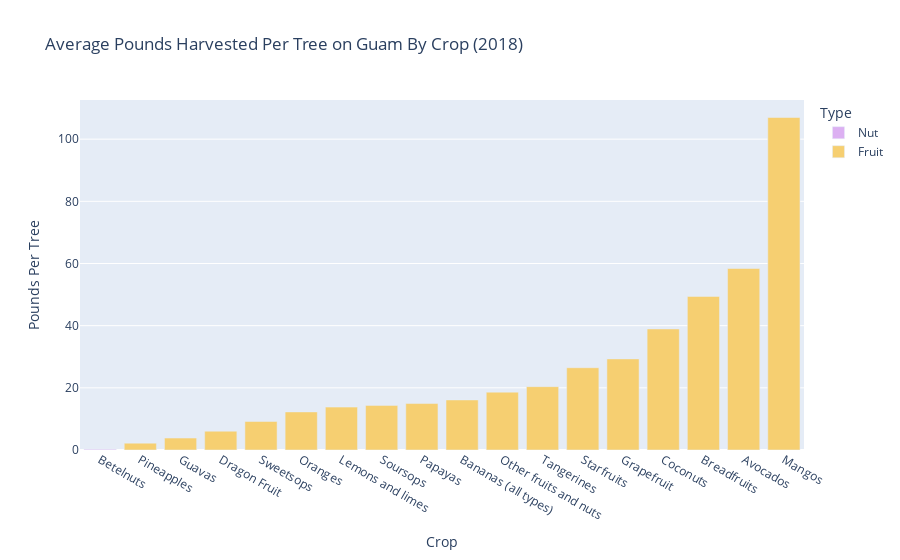

Here is the notebook cell this chart was saved with:
### Code cell
df['Pounds Per Tree'] = df['Pounds Harvested'] / df['Trees']

fig = px.bar(df[df['Pounds Per Tree'].notna()].sort_values(by='Pounds Per Tree'),
             x='Crop',
             y='Pounds Per Tree',
             title="Average Pounds Harvested Per Tree on Guam By Crop (2018)",
             color='Type',
             color_discrete_map=type_color_map)
fig.show()

### Figure 1 — Plotly figure (JSON) as saved in the notebook; plotly's stock layout.template omitted (floating-point values rounded to 4 significant figures)
{"data": [{"alignmentgroup": "True", "hovertemplate": "Type=Nut<br>Crop=%{x}<br>Pounds Per Tree=%{y}<extra></extra>", "legendgroup": "Nut", "marker": {"color": "rgb(220, 176, 242)", "pattern": {"shape": ""}}, "name": "Nut", "offsetgroup": "Nut", "orientation": "v", "showlegend": true, "textposition": "auto", "type": "bar", "x": ["Betelnuts"], "xaxis": "x", "y": [0.2228], "yaxis": "y"}, {"alignmentgroup": "True", "hovertemplate": "Type=Fruit<br>Crop=%{x}<br>Pounds Per Tree=%{y}<extra></extra>", "legendgroup": "Fruit", "marker": {"color": "rgb(246, 207, 113)", "pattern": {"shape": ""}}, "name": "Fruit", "offsetgroup": "Fruit", "orientation": "v", "showlegend": true, "textposition": "auto", "type": "bar", "x": ["Pineapples", "Guavas", "Dragon Fruit", "Sweetsops", "Oranges", "Lemons and limes", "Soursops", "Papayas", "Bananas (all types)", "Other fruits and nuts", "Tangerines", "Starfruits", "Grapefruit", "Coconuts", "Breadfruits", "Avocados", "Mangos"], "xaxis": "x", "y": [2.208, 3.846, 6.047, 9.179, 12.25, 13.8, 14.35, 14.94, 16.1, 18.61, 20.38, 26.47, 29.31, 38.94, 49.4, 58.39, 107.0], "yaxis": "y"}], "layout": {"barmode": "relative", "legend": {"title": {"text": "Type"}, "tracegroupgap": 0}, "title": {"text": "Average Pounds Harvested Per Tree on Guam By Crop (2018)"}, "xaxis": {"anchor": "y", "domain": [0, 1], "title": {"text": "Crop"}}, "yaxis": {"anchor": "x", "domain": [0, 1], "title": {"text": "Pounds Per Tree"}}}}
